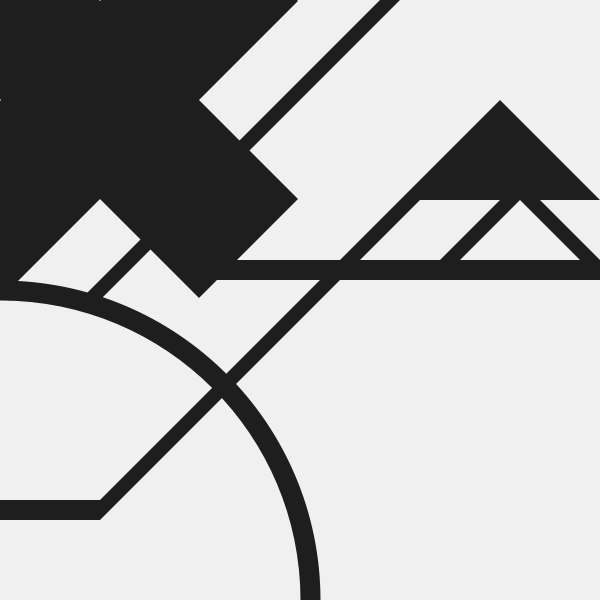
Frame 1 (no input)
Frame 60 (the mouse pressed at the canvas centre just before this capture): identical to frame 1, image omitted
Frame 120 (the mouse held since frame 60 and released just before this capture): identical to frame 1, image omitted

The Processing sketch that drew this single still picture (run headless with seeded random() and noise(); from frame 60 on, the mouse is pressed at the canvas centre):

// Processing sketch: processing_14423
// ── processing_14423.pde


// setup global unit size for scalability and simplicity
int   unit=20;

color norm_stroke = color(30,30,30,255);
color norm_fill = color(30,30,30,255);
color crossfill = norm_fill;

int   norm_strokeweight = 0;

int transx=0,transy=0,radius=31*unit,incdec=5, normcross=7*unit,normcrossposX=5*unit,normcrossposY=5*unit;
boolean move=false;

int v1X=20*unit, v1Y=10*unit;
  int v2X=25*unit, v2Y=5*unit;
  int v3X=30*unit, v3Y=10*unit;

void setup(){
  // main setup routines
  size(600,600);
  smooth();
  cursor(CROSS);
  
}

void draw(){
background(240);
  
  // setup a grid in the background
  if(keyPressed){
    if(key=='g'){
      drawGrid();
    }
    if(key=='r'){
      transy=0;
      radius=31*unit;
    }
    if(key=='t'){
      if(incdec==5){
        incdec=-5;
      } else {
        incdec=5;
      }
    }
    if(key=='q'){
      normcross++;
    }
    if(key=='w'){
      normcross--;
    }
  }
  
  resetColors();
  if(crossposition()==1){
  cursor(HAND);
  } else if(isInside(mouseX, mouseY)==true){
      cursor(HAND);
      if (mousePressed&&move==false){
        move=true;
      } else if (mousePressed&&move==true){
      move=false;
      }
  } else {
      cursor(CROSS);
  }
  
  if(move==true){
    transy=transy-5;
    radius=radius+incdec;
  }
  
  // draw the circle in bottom left corner
  drawCircle(radius,0, height);
  
  // draw 45 degree cross in top left corner
  fill(crossfill);
  drawCross(normcross, normcrossposX,normcrossposY, 45);
  
  noStroke();
  
  // Draw the first rect  
  // from the circle to the top crossing the cross
  beginShape();
  vertex(4*unit,15*unit);
  vertex(5*unit,15*unit);
  vertex(20*unit, 0);
  vertex(19*unit, 0);
  endShape(CLOSE);
  
  drawsecrect(transx,transy);
  
  drawthirdrect(transx,transy);
}

// Reset colors & weights
void resetColors(){
   fill(norm_fill);
   stroke(norm_stroke);
   strokeWeight(norm_strokeweight);
}

void drawGrid() {
  noFill();
  stroke(200);
  strokeWeight(1);
  
  int num=height/unit;
  for(int i=1; i<num; i++) {
      if(i*unit%100==0){
        strokeWeight(2);
      }else {
        strokeWeight(1);
      }
      line(0,i*unit,width,i*unit);
      line(i*unit,0,i*unit,height);
    }
   ellipse(width/2,height/2,5,5);
}

void drawCircle(int radius, int x, int y){
   noFill();
   strokeWeight(unit);
   
   ellipse(x,y,radius,radius);
   resetColors();
}

void drawCross(int a, int coordX, int coordY, int rotation) {
  
  noStroke();
  
  translate(coordX, coordY);
  rotate(radians(rotation));

  beginShape();

    int posx = 0;
    int posy = 0;
    int x = posx-(a*3/2);
    int y = posy+(a/2);

    vertex(x,y);
    vertex(x+a,y);
    vertex(x+a,y+a);
    vertex(x+2*a,y+a);
    vertex(x+2*a,y);
    vertex(x+3*a,y);
    vertex(x+3*a,y-a);
    vertex(x+2*a,y-a);
    vertex(x+2*a,y-2*a);
    vertex(x+a,y-2*a);
    vertex(x+a,y-a);
    vertex(x,y-a);
    vertex(x,y);

  endShape(CLOSE);
  resetMatrix();
  resetColors();
}

void drawsecrect(int transx, int transy){
  // Draw the second rect which ends in a triangular shape
  // Bottom left to upper right
  translate(transx,transy);
  beginShape();
  vertex(0,26*unit);
  vertex(0,25*unit);
  vertex(5*unit, 25*unit);
  vertex(20*unit, 10*unit);
  vertex(21*unit, 10*unit);
  vertex(5*unit, 26*unit);
  endShape(CLOSE);
  
  
  
  triangle(v1X, v1Y, v2X, v2Y,v3X, v3Y);
  resetMatrix();
}

void drawthirdrect(int transx, int transy){
  translate(transx,transy);
  // Draw the third rect
  // starts in cross goes straight and ends on the right side
  rect(10*unit,13*unit,20*unit,unit);
  
  // Draw the outlined triangle
  // below triangle number 1
  beginShape();
  vertex(22*unit,13*unit);
  vertex(25*unit,10*unit);
  vertex(27*unit, 10*unit);
  vertex(30*unit, 13*unit);
  vertex(29*unit, 13*unit);
  vertex(26*unit, 10*unit);
  vertex(23*unit, 13*unit);
  endShape(CLOSE);  
  resetMatrix();
}

void mouseDragged(){
    if(crossposition()==1){
    normcrossposX=mouseX;
    normcrossposY=mouseY;
    crossfill = color(0,100);
    }
}

void mousePressed(){
    if(crossposition()==1){
    
    }
}

int crossposition(){
    if(mouseX<=normcrossposX+(normcross*3/2)
    &&mouseX>=normcrossposX-(normcross*3/2)
    &&mouseY<=normcrossposY+(normcross*3/2)
    &&mouseY>=normcrossposY-(normcross*3/2)){
      return 1;
    } else return 0;
    
    
    /*mouseX<=normcrossposX+(normcross/2)
    mouseX>=normcrossposX-(normcross/2)
    mouseX<=normcrossposX+(normcross*3/2)
    mouseX>=normcrossposX-(normcross*3/2)
    mouseX<=normcrossposX+(normcross/2)
    mouseX>=normcrossposX-(normcross/2)
    
    mouseY<=normcrossposY+(normcross/2)
    mouseY>=normcrossposY-(normcross/2)
    mouseY<=normcrossposY+(normcross*3/2)
    mouseY>=normcrossposY-(normcross*3/2)
    mouseY<=normcrossposY+(normcross/2)
    mouseY>=normcrossposY-(normcross/2)*/
    
    
}

int x=0,y=0;

boolean isInside(int x, int y)
  {
    float b0, b1, b2, b3;
    
      
      // if inside, check triangle
      b0 =  (v2X - v1X) * (v3Y - v1Y) - (v3X - v1X) * (v2Y - v1Y);
      b1 = ((v2X - x) * (v3Y - y) - (v3X - x) * (v2Y - y)) / b0;
      b2 = ((v3X - x) * (v1Y - y) - (v1X - x) * (v3Y - y)) / b0;
      b3 = ((v1X - x) * (v2Y - y) - (v2X - x) * (v1Y - y)) / b0;

      if((b1 > 0) && (b2 > 0) && (b3 > 0)) {
        return true;
        // println("b0=" + b0);
        // println(b1 + " " + b2 + " " + b3);
      } else {
        return false;
      }  
  }

void mouseReleased(){
  crossfill = norm_fill;
}
